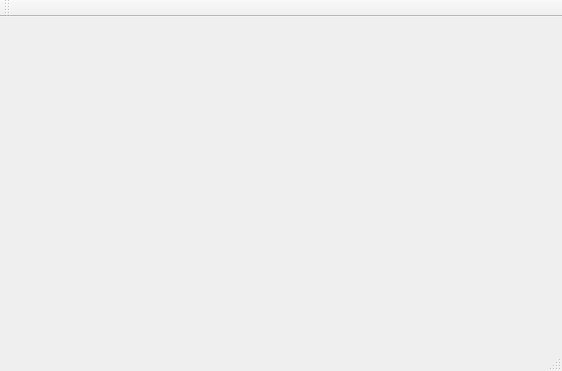
<?xml version="1.0" encoding="UTF-8"?>
<ui version="4.0">
 <class>MainWindow</class>
 <widget class="QMainWindow" name="MainWindow">
  <property name="geometry">
   <rect>
    <x>0</x>
    <y>0</y>
    <width>562</width>
    <height>371</height>
   </rect>
  </property>
  <property name="windowTitle">
   <string>KV-System Tester</string>
  </property>
  <widget class="QWidget" name="centralWidget"/>
  <widget class="QMenuBar" name="menuBar">
   <property name="geometry">
    <rect>
     <x>0</x>
     <y>0</y>
     <width>562</width>
     <height>21</height>
    </rect>
   </property>
  </widget>
  <widget class="QToolBar" name="mainToolBar">
   <attribute name="toolBarArea">
    <enum>TopToolBarArea</enum>
   </attribute>
   <attribute name="toolBarBreak">
    <bool>false</bool>
   </attribute>
  </widget>
  <widget class="QStatusBar" name="statusBar"/>
 </widget>
 <layoutdefault spacing="6" margin="11"/>
 <resources/>
 <connections/>
</ui>
